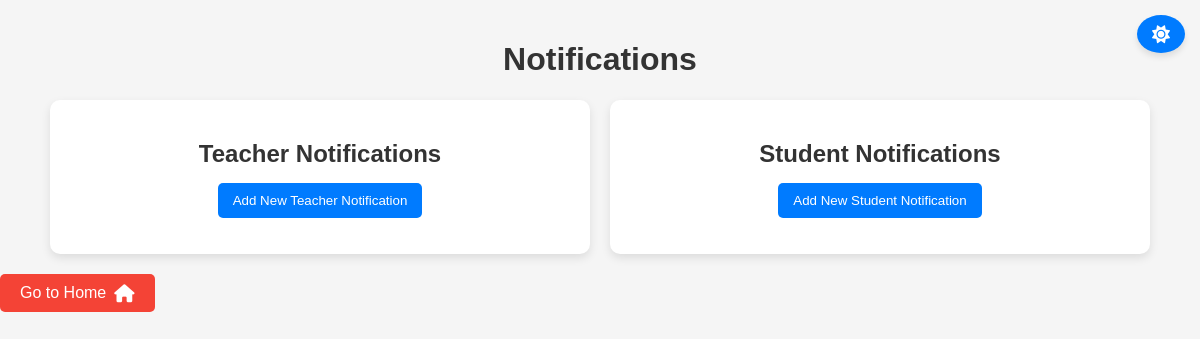
The page /Admin_Notification_Control/ on the database as committed earlier.
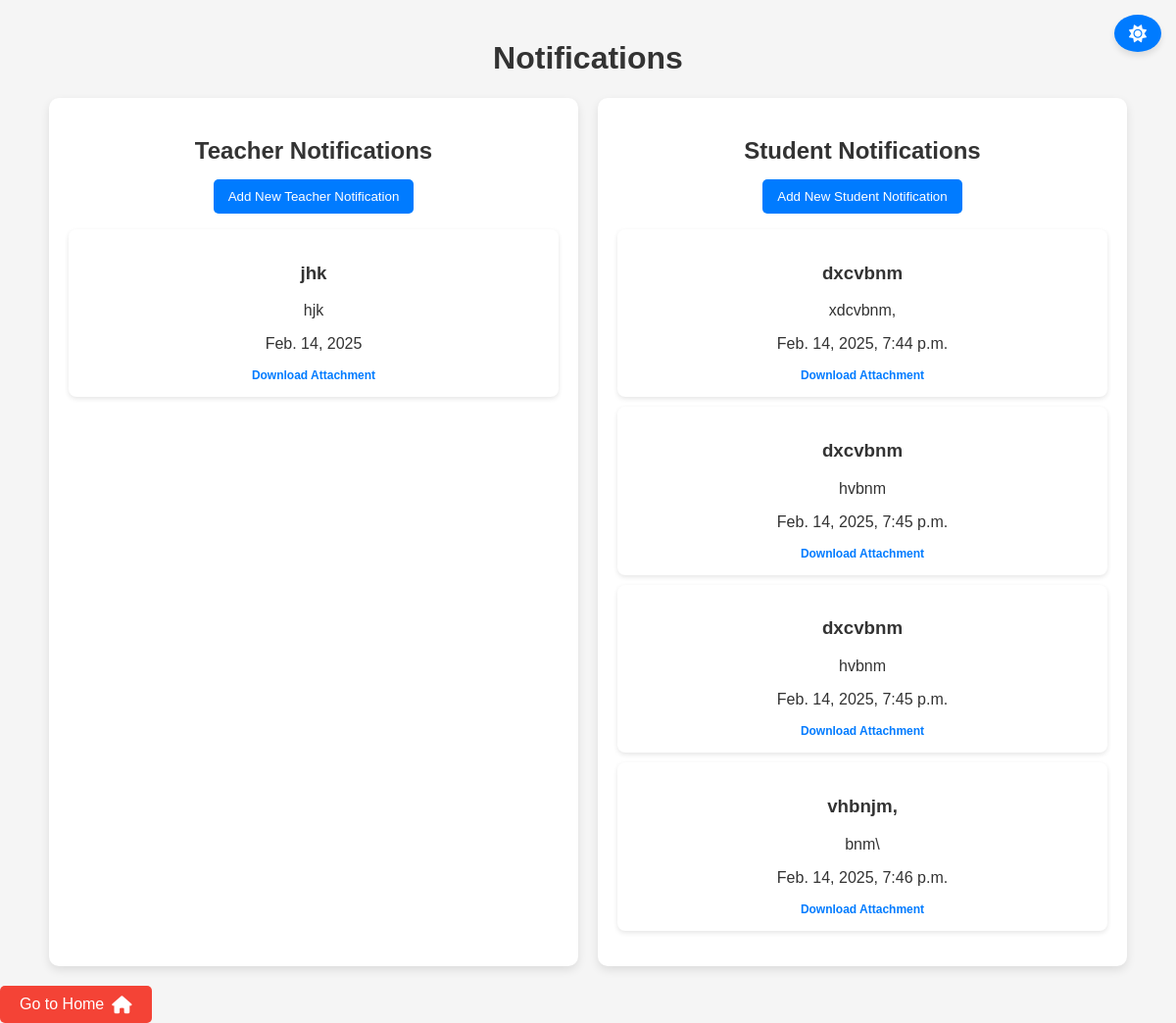
The same page on the database as committed later.
### SynChronisApp/models.py (models this page shows, shortened)
class TeacherNoticeTable(models.Model):
    NoticeName = models.CharField(max_length=50, null=True, blank=True)
    NoticeContent = models.CharField(max_length=50, null=True, blank=True)
    Date = models.DateField(auto_now_add=True, null=True, blank=True)
    FileAttachment = models.FileField(upload_to='File/', null=True, blank=True)
    Department = models.ManyToManyField(DepartmentsTable)

class StudentNoticeTable(models.Model):
    NTYPE = (
        ('HN', 'Holiday Notice'),
        ('EN', 'Exam Notice'),
        ('FN', 'Function Notice'),
        ('ON', 'Other Notice'),
    )
    Notice_name = models.CharField(max_length=200, null=True, blank=True)
    Notice_Type = models.CharField(max_length=100,null=True, blank=True ,choices=NTYPE)
    Notice_Content = models.TextField(max_length=1000, null=True, blank=True)
    File_Attachment = models.FileField(upload_to='notices/', null=True, blank=True)
    Date = models.DateTimeField(auto_now_add=True, null=True, blank=True)

### SynChronisApp/views.py (the view)
# urls.py: path('Admin_Notification_Control/', AdminNotificationControl.as_view(), name='Admin_Notification_Control'),
class AdminNotificationControl(View):
    def get(self, request):
        teacher_notices = TeacherNoticeTable.objects.all()
        student_notices = StudentNoticeTable.objects.all()
        return render(request, 'adminnotificationcontrol.html', {'teacher_notices': teacher_notices, 'student_notices': student_notices})

### templates/adminnotificationcontrol.html (shortened to what this page needs)
{% load static %}
<html lang="en">
<head>
  <link rel="stylesheet" href="{% static 'css/adminnotification.css' %}">
  <link rel="stylesheet" href="https://cdnjs.cloudflare.com/ajax/libs/font-awesome/6.0.0-beta3/css/all.min.css">
</head>
<body>
  <button id="theme-toggle-btn" class="theme-toggle-btn">
    <i class="fa fa-sun"></i>
  </button>
  <div class="content-wrapper">
    <div class="container notification-container">
      <h1 class="page-title">Notifications</h1>
      <div class="notification-section">
        <div class="notification-list teacher-notifications">
          <h2 class="notification-title">Teacher Notifications</h2>
          <div class="notification-actions">
            <a href="{% url 'add_teacher_notice' %}">
              <button id="add-teacher-notification-btn" class="add-notification-btn">Add New Teacher Notification</button>
            </a>
          </div>
          <ul class="notification-items" id="teacher-notification-list">
            {% for notice in teacher_notices %}
              <li class="notice-item teacher-notice" data-title="{{ notice.NoticeName }}" data-content="{{ notice.NoticeContent }}" data-date="{{ notice.Date }}">
                <h3 class="notice-title">{{ notice.NoticeName }}</h3>
                <p class="notice-content">{{ notice.NoticeContent }}</p>
                <p class="notice-date">{{ notice.Date }}</p>
                {% if notice.FileAttachment %}
                  <a href="{{ notice.FileAttachment.url }}" target="_blank" class="notice-attachment">Download Attachment</a>
                {% endif %}
              </li>
            {% endfor %}
          </ul>
        </div>
        <div class="notification-list student-notifications">
          <h2 class="notification-title">Student Notifications</h2>
          <div class="notification-actions">
            <a href="{% url 'add_student_notice' %}">
              <button id="add-student-notification-btn" class="add-notification-btn">Add New Student Notification</button>
            </a>
          </div>
          <ul class="notification-items" id="student-notification-list">
            {% for notice in student_notices %}
              <li class="notice-item student-notice" data-title="{{ notice.Notice_name }}" data-content="{{ notice.Notice_Content }}" data-date="{{ notice.Date }}">
                <h3 class="notice-title">{{ notice.Notice_name }}</h3>
                <p class="notice-content">{{ notice.Notice_Content }}</p>
                <p class="notice-date">{{ notice.Date }}</p>
                {% if notice.File_Attachment %}
                  <a href="{{ notice.File_Attachment.url }}" target="_blank" class="notice-attachment">Download Attachment</a>
                {% endif %}
              </li>
            {% endfor %}
          </ul>
        </div>
      </div>
    </div>
  </div>
<button id="go-home-btn" class="go-home-btn">Go to Home
  <i class="fa fa-home"></i>
</button>
</body>
</html>

Rows that differ between the two databases and show on the page:
added TeacherNoticeTable: NoticeName "jhk", NoticeContent "hjk", Date "Feb. 14, 2025"
added StudentNoticeTable: Notice_name "dxcvbnm", Notice_Content "xdcvbnm,", Date "Feb. 14, 2025, 7:44 p.m."
added StudentNoticeTable: Notice_name "dxcvbnm", Notice_Content "hvbnm", Date "Feb. 14, 2025, 7:45 p.m."
added StudentNoticeTable: Notice_name "dxcvbnm", Notice_Content "hvbnm", Date "Feb. 14, 2025, 7:45 p.m."
added StudentNoticeTable: Notice_name "vhbnjm,", Notice_Content "bnm\\", Date "Feb. 14, 2025, 7:46 p.m."
